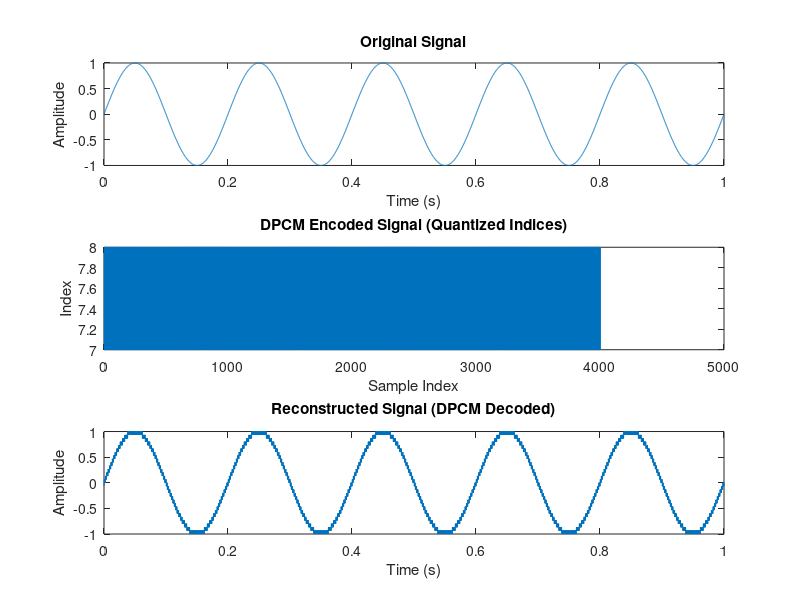

Source code (MATLAB):
fs =4000;
t = 0:1/fs:1; 
f = 5; 
signal = sin(2*pi*f*t); 

nBits = 4;
nLevels = 2^nBits; 


signal_min = min(signal);
signal_max = max(signal);
qLevels = linspace(signal_min, signal_max, nLevels); 

encodedSignal = zeros(size(signal));
prediction = 0;
quantizedIndices = zeros(size(signal)); 
for i = 1:length(signal)
difference = signal(i) - prediction;
 [~, idx] = min(abs(qLevels - difference));
    quantizedDifference = qLevels(idx);
    encodedSignal(i) = quantizedDifference;
    quantizedIndices(i) = idx - 1; 
    prediction = prediction + quantizedDifference;
end
dpcmCode = dec2bin(quantizedIndices, nBits); 
decodedSignal = zeros(size(encodedSignal));
prediction = 0; 
for i = 1:length(encodedSignal)
  
 
   decodedSignal(i) = prediction + encodedSignal(i);
    prediction = decodedSignal(i); 
end
figure;
subplot(3, 1, 1);
plot(t, signal);
title('Original Signal');
xlabel('Time (s)');
ylabel('Amplitude');

subplot(3, 1, 2);
stairs(quantizedIndices);
title('DPCM Encoded Signal (Quantized Indices)');
xlabel('Sample Index');
ylabel('Index');

subplot(3, 1, 3);
plot(t, decodedSignal);
title('Reconstructed Signal (DPCM Decoded)');


xlabel('Time (s)');
ylabel('Amplitude');
disp('DPCM Encoded Binary Data:');
disp(dpcmCode);
